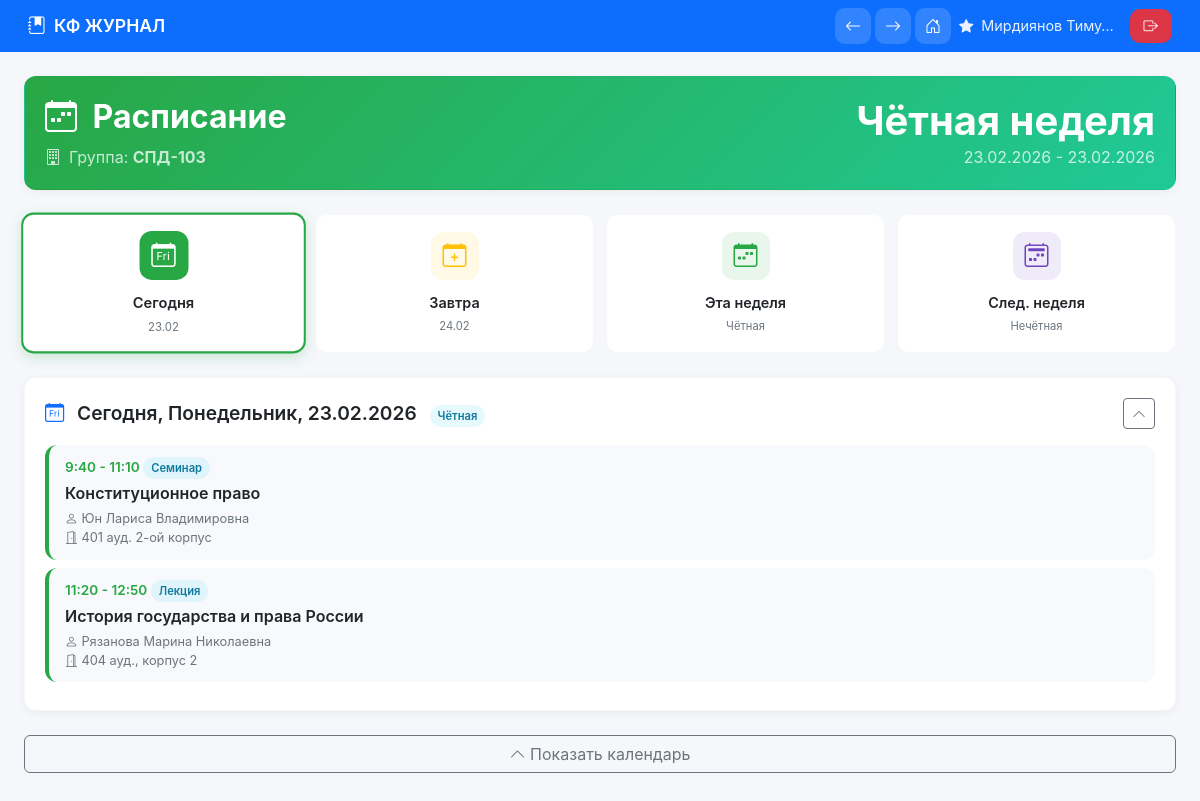
The app's page /students/schedule/ (signed in) with its own data.
### admin_panel/models.py (models this page shows, shortened)
class Group(models.Model):
    name = models.CharField(max_length=50, verbose_name="Название группы")
    course = models.ForeignKey('Course', on_delete=models.CASCADE,
                             related_name='groups', verbose_name="Курс")
    form = models.ForeignKey('StudyForm', on_delete=models.CASCADE,
                           related_name='groups', verbose_name="Форма обучения")
    level = models.ForeignKey('EducationalLevel', on_delete=models.CASCADE,
                            related_name='groups', verbose_name="Уровень образования")
    created_at = models.DateTimeField(auto_now_add=True)
    updated_at = models.DateTimeField(auto_now=True)
    class Meta:
        verbose_name = "Группа"
        verbose_name_plural = "Группы"
        ordering = ['name']

### students/models.py (models this page shows, shortened)
class Schedule(models.Model):
    WEEK_TYPES = [
        ('even', 'Чётная'),
        ('odd', 'Нечётная'),
        ('both', 'Обе'),
    ]
    DAYS_OF_WEEK = [
        (1, 'Понедельник'),
        (2, 'Вторник'),
        (3, 'Среда'),
        (4, 'Четверг'),
        (5, 'Пятница'),
        (6, 'Суббота'),
        (7, 'Воскресенье'),
    ]
    group = models.ForeignKey('admin_panel.Group', on_delete=models.CASCADE,
                             related_name='schedules', verbose_name="Группа")
    day = models.IntegerField(choices=DAYS_OF_WEEK, verbose_name="День недели")
    week_type = models.CharField(max_length=4, choices=WEEK_TYPES, verbose_name="Тип недели")
    pair_number = models.IntegerField(verbose_name="Номер пары")
    start_time = models.CharField(max_length=10, verbose_name="Время начала", default="9:40")
    end_time = models.CharField(max_length=10, verbose_name="Время окончания", default="11:10")
    subject = models.CharField(max_length=200, verbose_name="Предмет")
    teacher = models.CharField(max_length=200, verbose_name="Преподаватель", blank=True)
    room = models.CharField(max_length=100, verbose_name="Аудитория", blank=True)
    lesson_type = models.CharField(max_length=50, verbose_name="Тип занятия",
                                  choices=[('lecture', 'Лекция'), ('seminar', 'Семинар'),
                                           ('practice', 'Практика'), ('lab', 'Лабораторная')],
                                  default='lecture')
    created_at = models.DateTimeField(auto_now_add=True)
    updated_at = models.DateTimeField(auto_now=True)
    class Meta:
        verbose_name = "Занятие"
        verbose_name_plural = "Расписание"
        ordering = ['day', 'pair_number']
        unique_together = ['group', 'day', 'week_type', 'pair_number']

### students/views.py (the view)
# urls.py: path('schedule/', views.student_schedule, name='student_schedule'),
def student_schedule(request):
    student_id = request.session.get('student_id')
    if not student_id:
        return redirect('student_login')
    try:
        student = Student.objects.get(id=student_id)
        if not student.group:
            return render(request, 'students/schedule.html', {
                'error': 'У вас не назначена группа'
            })
        today = datetime.now().date()
        current_week_type = get_week_type(today)
        current_week_display = 'Чётная' if current_week_type == 'even' else 'Нечётная'
        next_week_type = 'even' if current_week_type == 'odd' else 'odd'
        next_week_display = 'Чётная' if next_week_type == 'even' else 'Нечётная'
        print(f"=== Отладка комментариев для студента {student.full_name} ===")
        print(f"Сегодня: {today}, день недели: {today.isoweekday()}, тип недели: {current_week_type}")
        all_comments = ScheduleComment.objects.filter(group=student.group, is_active=True)
        print(f"Всего комментариев в группе: {all_comments.count()}")
        for c in all_comments:
            print(f"Комментарий ID={c.id}: '{c.comment[:30]}...'")
            print(f"  date={c.date}, week_type={c.week_type}, day={c.day}, lesson_id={c.lesson_id}")
            print(f"  is_urgent={c.is_urgent}, created={c.created_at}")
        comments = ScheduleComment.objects.filter(
            group=student.group,
            is_active=True
        ).filter(
            Q(date=today) |
            Q(day=today.isoweekday(), date__isnull=True) |
            Q(week_type__isnull=False, day__isnull=True, date__isnull=True) |
            Q(week_type__isnull=True, day__isnull=True, date__isnull=True)
        ).order_by('-is_urgent', '-created_at')
        print(f"Комментариев после фильтрации: {comments.count()}")
        for c in comments:
            print(f"  Попал в фильтр: {c.id} - {c.comment[:30]}")
        tomorrow = today + timedelta(days=1)
        tomorrow_comments = ScheduleComment.objects.filter(
            group=student.group,
            is_active=True
        ).filter(
            Q(date=tomorrow) |
            Q(day=tomorrow.isoweekday(), date__isnull=True)
        ).order_by('-is_urgent', '-created_at')
        today_comments = comments.filter(
            Q(date=today) |
            Q(day=today.isoweekday(), date__isnull=True)
        )
        today_schedule = Schedule.objects.filter(
            group=student.group,
            day=today.isoweekday(),
            week_type__in=[current_week_type, 'both']
        ).order_by('pair_number')
        for lesson in today_schedule:
            lesson_comments = ScheduleComment.objects.filter(
                group=student.group,
                is_active=True,
                lesson=lesson
            ).order_by('-created_at')
            setattr(lesson, 'lesson_comments', lesson_comments)
            setattr(lesson, 'has_comments', lesson_comments.exists())
        tomorrow_schedule = Schedule.objects.filter(
            group=student.group,
            day=tomorrow.isoweekday(),
            week_type__in=[current_week_type, 'both']  # ИСПРАВЛЕНО: используем current_week_type вместо tomorrow_week_type
        ).order_by('pair_number')
        current_week_schedule = Schedule.objects.filter(
            group=student.group,
            week_type__in=[current_week_type, 'both']
        ).order_by('day', 'pair_number')
        next_week_schedule = Schedule.objects.filter(
            group=student.group,
            week_type__in=[next_week_type, 'both']
        ).order_by('day', 'pair_number')
        month_days = get_month_days(today.year, today.month)
        for day_data in month_days['days']:
            day_date = day_data['date']
            day_comments = ScheduleComment.objects.filter(
                group=student.group,
                is_active=True
            ).filter(
                Q(date=day_date) |
                Q(week_type=day_data['week_type'], day=day_date.isoweekday(), date__isnull=True)
            )
            day_data['has_comments'] = day_comments.exists()
            day_data['urgent_comments'] = day_comments.filter(is_urgent=True).exists()
            day_data['comments_count'] = day_comments.count()
        context = {
            'student': student,
            'group': student.group,
            'today': today,
            'tomorrow': tomorrow,
            'current_week_type': current_week_type,
            'current_week_display': current_week_display,
            'next_week_type': next_week_type,
            'next_week_display': next_week_display,
            'today_schedule': today_schedule,
            'tomorrow_schedule': tomorrow_schedule,
            'current_week_schedule': current_week_schedule,
            'next_week_schedule': next_week_schedule,
            'comments': comments,
            'today_comments': today_comments,
            'tomorrow_comments': tomorrow_comments,
            'month_days': month_days,
            'monday': today - timedelta(days=today.weekday()),
            'has_urgent': comments.filter(is_urgent=True).exists(),
        }
        return render(request, 'students/schedule.html', context)
    except Student.DoesNotExist:
        return redirect('student_login')
    except Exception as e:
        print(f"Ошибка в student_schedule: {e}")
        return redirect('student_dashboard')

### students/views.py (called while the page is built)
def get_week_type(target_date=None):
    if target_date is None:
        target_date = datetime.today().date()
    start_date = datetime(2024, 9, 2).date()
    delta = target_date - start_date
    weeks_passed = delta.days // 7
    return "even" if weeks_passed % 2 == 1 else "odd"

def get_month_days(year, month):
    from calendar import monthrange
    import calendar
    first_day, num_days = monthrange(year, month)
    first_day = (first_day + 1) % 7
    if first_day == 0:
        first_day = 7
    days = []
    for day in range(1, num_days + 1):
        date = datetime(year, month, day).date()
        week_type = get_week_type(date)
        days.append({
            'day': day,
            'date': date,
            'week_type': week_type,
            'is_today': date == datetime.now().date()
        })
    return {
        'first_day': first_day,
        'days': days,
        'month_name': calendar.month_name[month],
        'year': year
    }

### templates/students/schedule.html (shortened to what this page needs)
{% extends 'base.html' %}
{% load static %}
{% load student_extras %}
{% block content %}
<div>
    <div class="card-custom mb-4" style="background: linear-gradient(135deg, #28a745, #20c997); color: white;">
        <div class="d-flex flex-column flex-md-row justify-content-between align-items-md-center gap-3">
            <div>
                <h1 class="h2 fw-bold mb-2">
                    <i class="bi bi-calendar-week me-2"></i>
                    Расписание
                </h1>
                <p class="mb-0 opacity-75">
                    <i class="bi bi-building me-2"></i>Группа: <strong>{{ group.name }}</strong>
                </p>
            </div>
            <div class="text-md-end">
                <div class="display-6 fw-bold">{{ current_week_display }} неделя</div>
                <p class="mb-0 opacity-75">{{ today|date:"d.m.Y" }} - {{ monday|date:"d.m.Y" }}</p>
            </div>
        </div>
    </div>
    <div class="actions-grid mb-4">
        <button class="action-card {% if today_comments %}has-comments{% endif %}" onclick="showSection('today')" id="btn-today">
            <div class="action-icon" style="background: rgba(13,110,253,0.1); color: #0d6efd;">
                <i class="bi bi-calendar-day"></i>
            </div>
            <div class="action-title">Сегодня</div>
            <div class="action-desc">{{ today|date:"d.m" }}</div>
        </button>
        <button class="action-card {% if tomorrow_comments %}has-comments{% endif %}" onclick="showSection('tomorrow')" id="btn-tomorrow">
            <div class="action-icon" style="background: rgba(255,193,7,0.1); color: #ffc107;">
                <i class="bi bi-calendar-plus"></i>
            </div>
            <div class="action-title">Завтра</div>
            <div class="action-desc">{{ tomorrow|date:"d.m" }}</div>
        </button>
        <button class="action-card" onclick="showSection('current-week')" id="btn-current-week">
            <div class="action-icon" style="background: rgba(40,167,69,0.1); color: #28a745;">
                <i class="bi bi-calendar-week"></i>
            </div>
            <div class="action-title">Эта неделя</div>
            <div class="action-desc">{{ current_week_display }}</div>
        </button>
        <button class="action-card" onclick="showSection('next-week')" id="btn-next-week">
            <div class="action-icon" style="background: rgba(111,66,193,0.1); color: #6f42c1;">
                <i class="bi bi-calendar2-week"></i>
            </div>
            <div class="action-title">След. неделя</div>
            <div class="action-desc">{{ next_week_display }}</div>
        </button>
    </div>
<div class="card-custom mb-4 schedule-section" id="section-today">
    <div class="d-flex justify-content-between align-items-center mb-3">
        <h3 class="section-title mb-0">
            <i class="bi bi-calendar-day text-primary me-2"></i>
            Сегодня, {{ today|date:"l, d.m.Y" }}
            <span class="badge-custom {% if current_week_type == 'even' %}badge-info{% else %}badge-warning{% endif %} ms-2">
                {{ current_week_display }}
            </span>
        </h3>
        <button class="btn btn-sm btn-outline-secondary" onclick="toggleSection('today')">
            <i class="bi bi-chevron-up" id="icon-today"></i>
        </button>
    </div>
    <div class="section-content" id="content-today">
        {% if today_schedule %}
            {% for lesson in today_schedule %}
            <div class="lesson-card {% if lesson.has_comments %}has-comments{% endif %}">
                <div class="lesson-time">
                    {{ lesson.start_time }} - {{ lesson.end_time }}
                    <span class="badge-custom badge-info">{{ lesson.get_lesson_type_display }}</span>
                </div>
                <div class="lesson-subject">{{ lesson.subject }}</div>
                <div class="lesson-teacher"><i class="bi bi-person"></i> {{ lesson.teacher|default:"Не указан" }}</div>
                <div class="lesson-room"><i class="bi bi-door-open"></i> {{ lesson.room|default:"—" }}</div>
            </div>
            {% endfor %}
        {% else %}
            <div class="text-center py-4">
                <i class="bi bi-emoji-smile display-4 text-muted"></i>
                <p class="mt-2">Сегодня занятий нет</p>
            </div>
        {% endif %}
    </div>
</div>
            {% regroup current_week_schedule by day as day_list %}
            {% regroup next_week_schedule by day as day_list %}
    <button class="btn btn-outline-secondary w-100 mb-3" onclick="toggleCalendar()" id="toggleCalendarBtn">
        <i class="bi bi-chevron-up"></i> Показать календарь
    </button>
</div>
{% endblock %}

### templates/base.html (style rules this page uses)
:root { --primary: #0d6efd; --success: #28a745; --danger: #dc3545; --warning: #ffc107; --dark: #212529; --light: #f8f9fa; --gray: #6c757d; --border-radius: 12px; --card-shadow: 0 2px 8px rgba(0,0,0,0.05); --transition: all 0.2s ease; }
* { margin: 0; padding: 0; box-sizing: border-box; }
html, body { width: 100%; overflow-x: hidden; background: #f5f7fa; font-family: -apple-system, BlinkMacSystemFont, 'Segoe UI', Roboto, Oxygen, Ubuntu, sans-serif; }
.card-custom { background: white; border-radius: var(--border-radius); padding: 20px; box-shadow: var(--card-shadow); border: 1px solid rgba(0,0,0,0.03); transition: var(--transition); }
.section-title { font-size: 1.2rem; font-weight: 600; margin-bottom: 16px; }
.actions-grid { display: grid; grid-template-columns: repeat(2, 1fr); gap: 12px; margin-top: 16px; }
@media (min-width: 768px) { .actions-grid { grid-template-columns: repeat(4, 1fr); } }
.action-card { background: white; border-radius: var(--border-radius); padding: 16px 12px; text-align: center; text-decoration: none; color: var(--dark); border: 1px solid rgba(0,0,0,0.03); transition: var(--transition); }
.action-icon { width: 48px; height: 48px; border-radius: 12px; background: rgba(40,167,69,0.1); display: flex; align-items: center; justify-content: center; margin: 0 auto 12px; color: var(--success); font-size: 24px; }
.action-title { font-weight: 600; font-size: 0.9rem; margin-bottom: 4px; }
.action-desc { font-size: 0.7rem; color: var(--gray); }
.badge-custom { padding: 4px 8px; border-radius: 20px; font-size: 0.7rem; font-weight: 600; }
.badge-info { background: rgba(13,202,240,0.1); color: #0f7a9e; }

### templates/students/schedule.html (style rules this page uses)
.lesson-card { background: #f8f9fc; border-radius: 12px; padding: 12px 16px; margin-bottom: 8px; border-left: 4px solid #28a745; transition: all 0.2s; }
.lesson-time { font-size: 0.85rem; font-weight: 600; color: #28a745; margin-bottom: 4px; }
.lesson-subject { font-weight: 600; font-size: 1rem; margin-bottom: 4px; }
.lesson-teacher, .lesson-room { font-size: 0.8rem; color: #6c757d; }
.action-card.active { border: 2px solid #28a745; transform: scale(1.02); box-shadow: 0 4px 12px rgba(40,167,69,0.2); }
.action-card.active .action-icon { background: #28a745 !important; color: white !important; }

### records on screen
Group: name "СПД-103"
Schedule: start_time "9:40", end_time "11:10", lesson_type "Семинар", subject "Конституционное право", teacher "Юн Лариса Владимировна", room "401 ауд. 2-ой корпус"
Schedule: start_time "11:20", end_time "12:50", lesson_type "Лекция", subject "История государства и права России", teacher "Рязанова Марина Николаевна", room "404 ауд., корпус 2"

### other values on screen
{{ request.session.elder_name|truncatechars:15 }} "Мирдиянов Тиму…"
{{ current_week_display }} "Чётная"
{{ monday|date:"d.m.Y" }} "23.02.2026"
{{ next_week_display }} "Нечётная"
